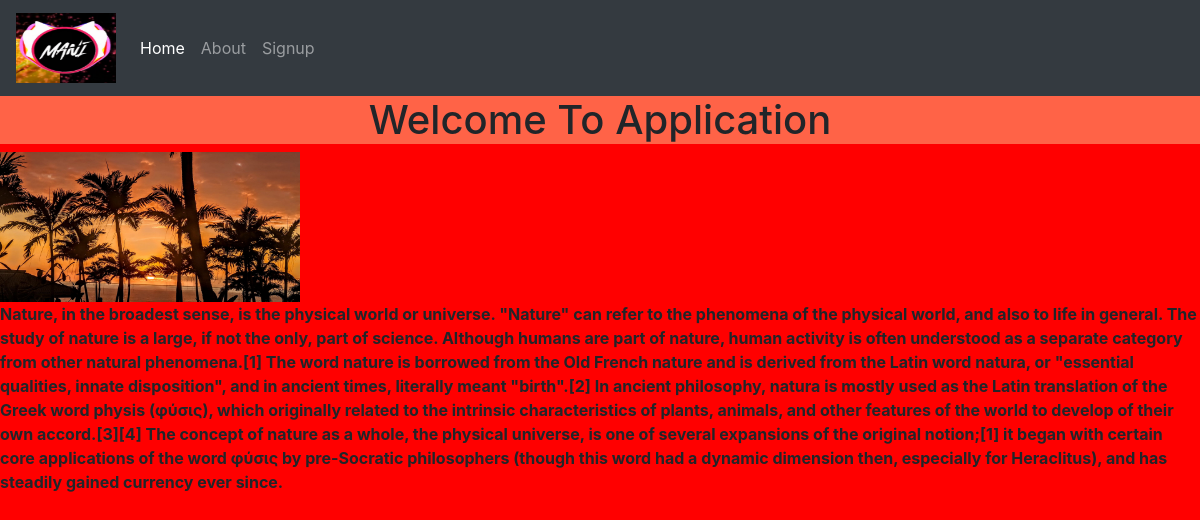
The app's page /, older data.
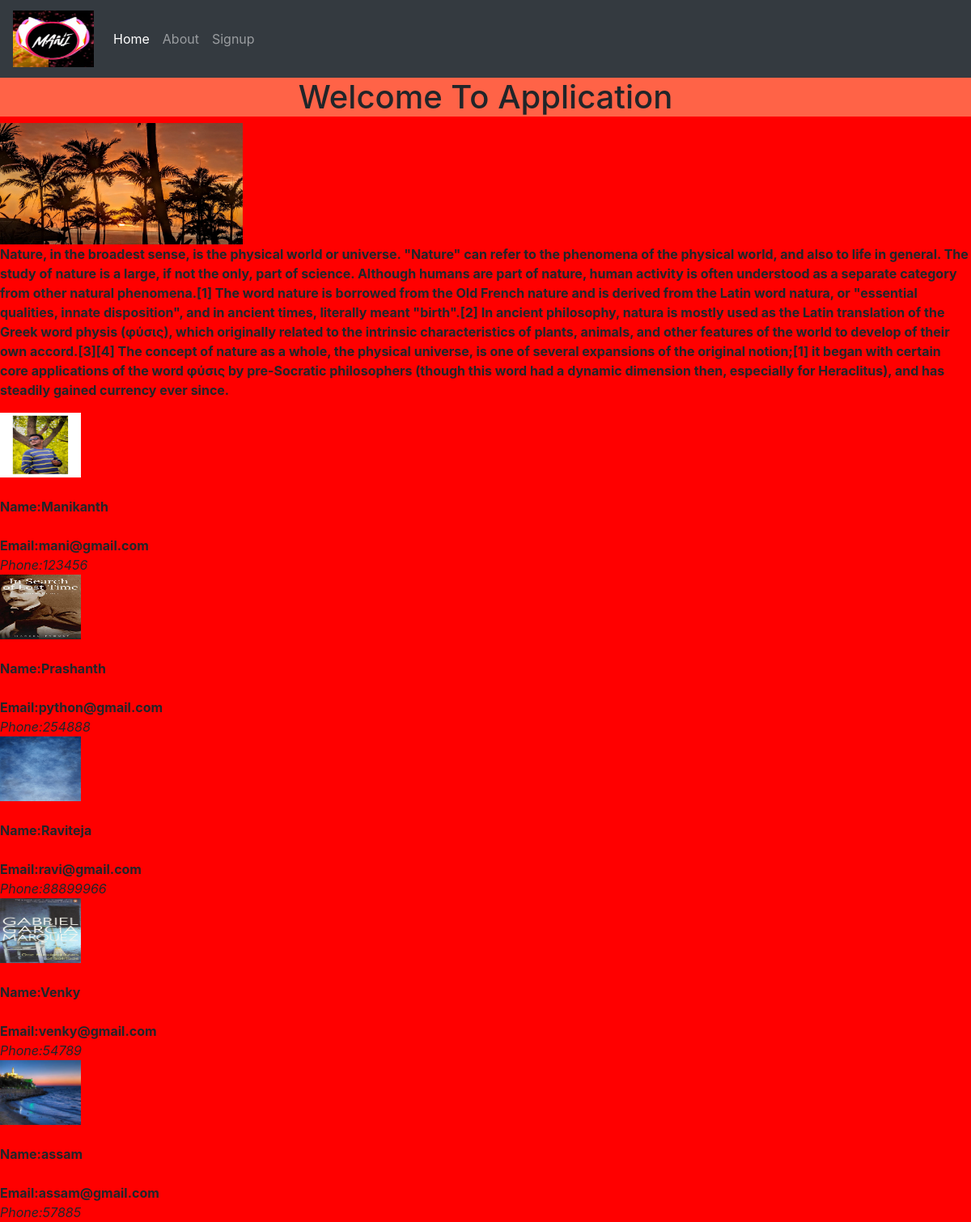
The same page, newer data.
### myapp/models.py (models this page shows, shortened)
class Signup(models.Model):
     name=models.CharField(max_length=200)
     email=models.EmailField(blank=True)
     phone_number=models.IntegerField()
     photo=models.ImageField(blank=True)

### myapp/views.py (the view)
# urls.py: path('',home,name='home'),
def home(request):
    data=Signup.objects.all()
    return render(request,'home.html',{'data':data})

### templates/home.html
{% extends 'base.html' %}
{% load static %}
{% block content %}
    <h1>Welcome To Application</h1>
    <img style="height: 150px;width: 300px;" src="{% static 'images/nature.jpg' %}">
    <p><b>Nature, in the broadest sense, is the physical world or universe. "Nature" can refer to the phenomena of the physical world, and also to life in general. The study of nature is a large, if not the only, part of science. Although humans are part of nature, human activity is often understood as a separate category from other natural phenomena.[1]
        The word nature is borrowed from the Old French nature and is derived from the Latin word natura, or "essential qualities, innate disposition", and in ancient times, literally meant "birth".[2] In ancient philosophy, natura is mostly used as the Latin translation of the Greek word physis (φύσις), which originally related to the intrinsic characteristics of plants, animals, and other features of the world to develop of their own accord.[3][4] The concept of nature as a whole, the physical universe, is one of several expansions of the original notion;[1] it began with certain core applications of the word φύσις by pre-Socratic philosophers (though this word had a dynamic dimension then, especially for Heraclitus), and has steadily gained currency ever since.</b></p>
    {% for data in data  %}
        <img src="{{data.photo.url}}" alt=""><br><br>
        <strong>Name:{{data.name}}</strong><br><br>
        <b>Email:{{data.email}}</b><br>
        <i>Phone:{{data.phone_number}}</i><br>
    {% endfor %}
{% endblock content %}

### templates/base.html (shortened to what this page needs)
{% load static %}
<html lang="en">
<head>
    <link rel="stylesheet" href="https://cdn.jsdelivr.net/npm/bootstrap@4.4.1/dist/css/bootstrap.min.css">
    <link rel="stylesheet" href="{% static 'css/main.css' %}">
</head>
<body>
    {% include 'navbar.html' %}
    {% block content %}
    {% endblock content %}
</body>
</html>

### templates/navbar.html (shortened to what this page needs)
{% load static %}
<nav class="navbar navbar-expand-lg navbar-dark bg-dark">
    <a href="{% url 'home' %}"><img class="navbar-brand" src="{% static 'images/logo.jpg' %}"></a>
    <div class="collapse navbar-collapse" id="navbarSupportedContent">
      <ul class="navbar-nav mr-auto">
        <li class="nav-item active">
          <a class="nav-link" href="{% url 'home' %}">Home</a>
        </li>
        <li class="nav-item">
          <a class="nav-link" href="{% url 'about' %}">About</a>
        </li>
        <li class="nav-item">
          <a class="nav-link" href="{% url 'signup' %}">Signup</a>
        </li>
      </ul>
    </div>
  </nav>

### static/css/main.css (style rules this page uses)
body { background-color: red; }
h1 { background-color: tomato; text-align: center; }
img { height: 80px; width: 100px; }

Row changes from the older to the newer data that the page shows:
added Signup: photo (picture), name "Manikanth", email "mani@gmail.com", phone_number "123456"
added Signup: photo (picture), name "Prashanth", email "python@gmail.com", phone_number "254888"
added Signup: photo (picture), name "Raviteja", email "ravi@gmail.com", phone_number "88899966"
added Signup: photo (picture), name "Venky", email "venky@gmail.com", phone_number "54789"
added Signup: photo (picture), name "assam", email "assam@gmail.com", phone_number "57885"
